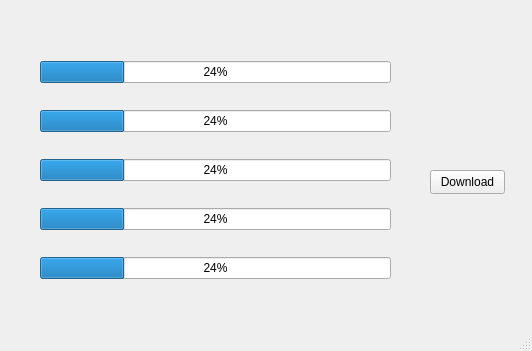
<?xml version="1.0" encoding="UTF-8"?>
<ui version="4.0">
 <class>MainWindow</class>
 <widget class="QMainWindow" name="MainWindow">
  <property name="geometry">
   <rect>
    <x>0</x>
    <y>0</y>
    <width>532</width>
    <height>351</height>
   </rect>
  </property>
  <property name="windowTitle">
   <string>MainWindow</string>
  </property>
  <widget class="QWidget" name="centralwidget">
   <widget class="QWidget" name="verticalLayoutWidget">
    <property name="geometry">
     <rect>
      <x>40</x>
      <y>40</y>
      <width>351</width>
      <height>261</height>
     </rect>
    </property>
    <layout class="QVBoxLayout" name="verticalLayout">
     <item>
      <widget class="QProgressBar" name="progressBar">
       <property name="value">
        <number>24</number>
       </property>
      </widget>
     </item>
     <item>
      <widget class="QProgressBar" name="progressBar_2">
       <property name="value">
        <number>24</number>
       </property>
      </widget>
     </item>
     <item>
      <widget class="QProgressBar" name="progressBar_4">
       <property name="value">
        <number>24</number>
       </property>
      </widget>
     </item>
     <item>
      <widget class="QProgressBar" name="progressBar_5">
       <property name="value">
        <number>24</number>
       </property>
      </widget>
     </item>
     <item>
      <widget class="QProgressBar" name="progressBar_3">
       <property name="value">
        <number>24</number>
       </property>
      </widget>
     </item>
    </layout>
   </widget>
   <widget class="QPushButton" name="pushButton">
    <property name="geometry">
     <rect>
      <x>430</x>
      <y>170</y>
      <width>75</width>
      <height>24</height>
     </rect>
    </property>
    <property name="text">
     <string>Download</string>
    </property>
   </widget>
  </widget>
  <widget class="QMenuBar" name="menubar">
   <property name="geometry">
    <rect>
     <x>0</x>
     <y>0</y>
     <width>532</width>
     <height>22</height>
    </rect>
   </property>
  </widget>
  <widget class="QStatusBar" name="statusbar"/>
 </widget>
 <resources/>
 <connections>
  <connection>
   <sender>pushButton</sender>
   <signal>clicked()</signal>
   <receiver>MainWindow</receiver>
   <slot>download()</slot>
   <hints>
    <hint type="sourcelabel">
     <x>448</x>
     <y>196</y>
    </hint>
    <hint type="destinationlabel">
     <x>447</x>
     <y>423</y>
    </hint>
   </hints>
  </connection>
 </connections>
 <slots>
  <slot>download()</slot>
 </slots>
</ui>
